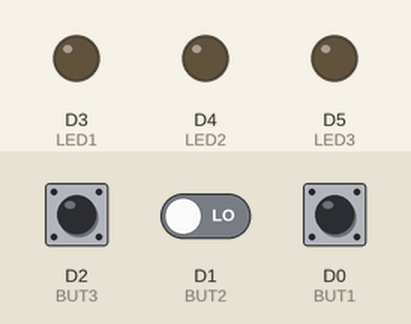
Simulated run of this sketch. Board: ESP8266 (NodeMCU). On the bench: output pins drawn as LEDs (lit = HIGH). Inputs (shaded band) come from the test bench; at power-on: D0 (BUT1) LOW, D2 (BUT3) LOW, D1 (BUT2) LOW.

Above: at 1.2 s.
1.3 s: D0 (BUT1) pulled HIGH for 0.15 s
At 1.37 s:
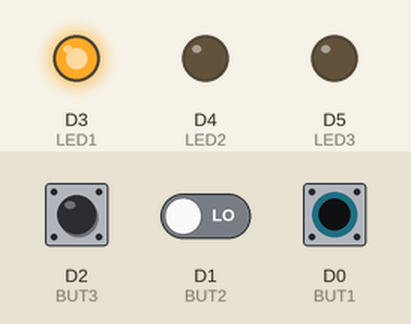
2.9 s: D2 (BUT3) pulled HIGH for 1 s
At 3.81 s:
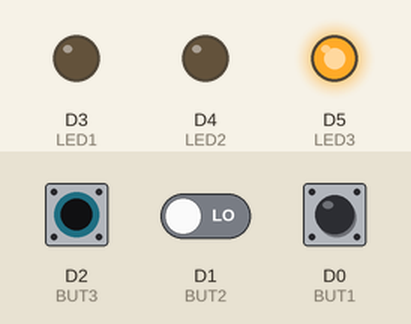
5.4 s: D2 (BUT3) pulled HIGH for 3.2 s
At 9.3 s:
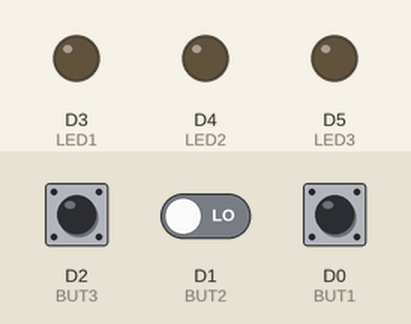
10.1 s: D0 (BUT1) pulled HIGH for 3.2 s
At 10.5 s:
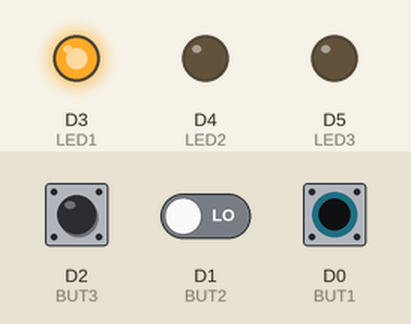
14.8 s: D2 (BUT3) driven HIGH and D1 (BUT2) driven HIGH and D0 (BUT1) driven HIGH
At 16.0 s:
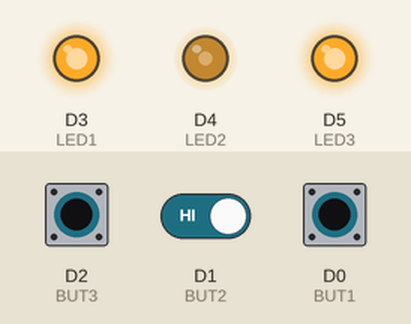
17.2 s: D1 (BUT2) driven LOW
At 18.6 s:
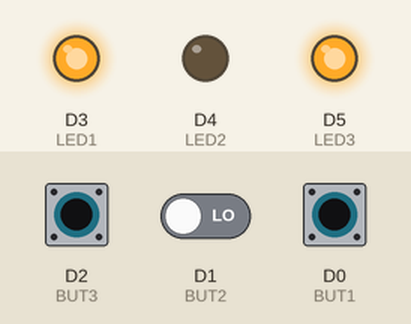
Timing chart, 0 to 19.7 s (numbered marks = the images above; inputs shaded):
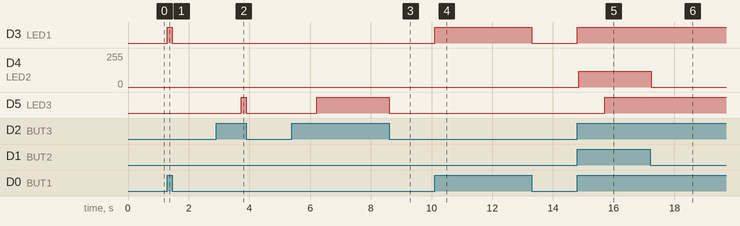

Measured:
- after the input at 1.3 s, D3 (LED1): LOW → HIGH at once, → LOW 0.15 s later
- after the input at 2.9 s, D5 (LED3): LOW → HIGH after 0.82 s, → LOW 0.18 s later
- after the input at 5.4 s, D5 (LED3): LOW → HIGH after 0.82 s, → LOW 2.4 s later
- after the input at 10.1 s, D3 (LED1): LOW → HIGH at once, → LOW 3.2 s later
- after the input at 14.8 s, D3 (LED1): LOW → HIGH at once; D4 (LED2): 0/255 → 119/255 at once; D5 (LED3): LOW → HIGH after 0.90 s
- after the input at 17.2 s, D4 (LED2): 119/255 → 0/255 at once

The sketch:

pathfinder_coding.ino
```cpp
//I customized my firmware by adding a secret 3 2 1 unlock sequence. How it works is if you press buttons 3, then 2, then 1 in order in 5 seconds, LED2 lights up!!

int BUT1 = D0;
int BUT2 = D1;
int BUT3 = D2;

int LED1 = D3;
int LED2 = D4;
int LED3 = D5;

long but1time;
long but2time;
long but3time = 0;

int unlockState = 0;
int unlockStart = 0;

void setup() {
  pinMode(BUT1, INPUT);
  pinMode(BUT2, INPUT);
  pinMode(BUT3, INPUT);

  pinMode(LED1, OUTPUT);
  pinMode(LED2, OUTPUT);
  pinMode(LED3, OUTPUT);

  long startTime = millis();
}

void loop() {
  // Button 3!
  if (digitalRead(BUT3) == HIGH) {
    if (unlockState == 0) {
      unlockState = 1;
      unlockStart = millis();
    }
    but3time++;
  } else {
    but3time = 0;
  }

  // Button 2!
  if (digitalRead(BUT2) == HIGH) {
    but2time = millis();
    if (unlockState == 1 && millis() - unlockStart <= 5000) {
      unlockState = 2;
    } else {
      unlockState = 0;
    }
  }

  // Button 1!
  if (digitalRead(BUT1) == HIGH) {
    but1time = millis();
    digitalWrite(LED1, HIGH);

    if (unlockState == 2 && millis() - unlockStart <= 5000) {
      unlockState = 3;
    } else {
      unlockState = 0;
    }
  } else {
    digitalWrite(LED1, LOW);
  }


  if (abs(but2time - but1time) <= 2000 && unlockState == 3) {
    digitalWrite(LED2, HIGH);
  } else {
    digitalWrite(LED2, LOW);
  }

  if (but3time >= 800) {
    digitalWrite(LED3, HIGH);
  } else {
    digitalWrite(LED3, LOW);
  }
}
```
